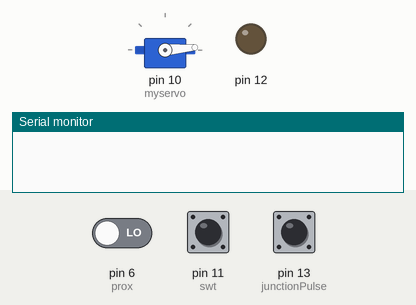
Simulated run of this sketch. Board: Arduino Uno, built with avr-gcc and run on an emulated ATmega328P. On the bench: servo, output pins drawn as LEDs (lit = HIGH), the last lines printed to the serial monitor. The test bench sets the inputs (shaded band); at power-on: pin 6 (prox) LOW, pin 11 (swt) HIGH, pin 13 (junctionPulse) LOW.

Above: at 0.1 s.
At 0.7 s:
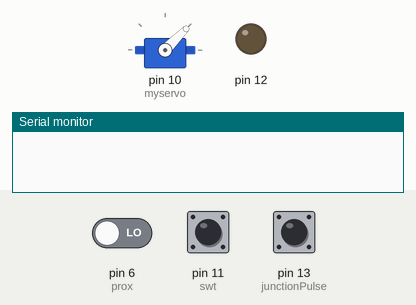
At 1.4 s:
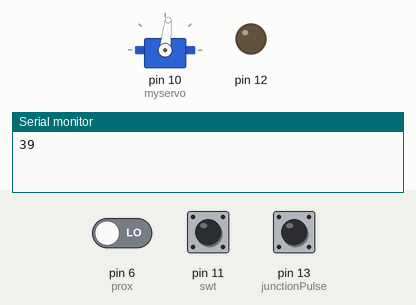
Timing chart, 0 to 2.9 s (numbered marks = the images above):
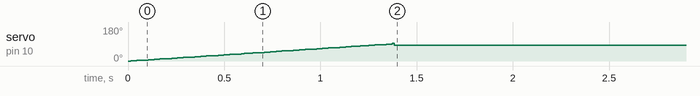

The sketch:

sensor_river.ino
```cpp
#include <PID_v1.h>
#include <Servo.h>
#define PIN_INPUT 0
#define PIN_OUTPUT 3

double Setpoint, Input, Output;
Servo myservo;
int pos = 0;
double Kp = 1, Ki = 0, Kd = 0;
PID myPID(&Input, &Output, &Setpoint, Kp, Ki, Kd, DIRECT);
char a;
double b = 0;
int c = 0;
int last_pos = 90;
int sensor = A0;
int prox = 6;
int swt = 11;
bool stat;
const int junctionPulse = 13;

void setup()
{
  //initialize the variables we're linked to
  pinMode(10, OUTPUT);
  Serial.begin(9600);
  myservo.attach(10);  // attaches the servo on pin 9 to the servo object
  pinMode(sensor, INPUT);
  pinMode(prox, INPUT);
  pinMode(swt, INPUT);
  pinMode(12, OUTPUT);
  pinMode(junctionPulse, INPUT);

  Input = 35;
  Setpoint = 35;

  //turn the PID on
  myPID.SetMode(AUTOMATIC);
  myPID.SetOutputLimits(-50, 50);
  for (int i = 0; i <= 90; i++)
  {
    last_pos = i;
    myservo.write(i);
    // Serial.println(i);
    delay(15);
  }
}

int angle, temp;
void loop()
{
  int s = digitalRead(swt);
/*  Serial.print("switch:");
  Serial.println(s);
  int p = digitalRead(prox);
  Serial.print("prox:");
  Serial.println(p);
*/
  int temp = analogRead(sensor);
  temp = map(temp, 0, 1023, 0, 255);

  temp = ((temp * 0.02) / 4.5) * 70;
  //  while (Serial.available() > 0) {
  Serial.println(temp);
  if (temp > 66) {
    if (angle > 90) {
      temp = 65;
    }
    else if (angle < 90) {
      temp = 0;
    }
  }
  Input = ceil (temp);
  myPID.Compute();

  angle = 90 - Output;
  myservo.write(angle);
  delay(10);
  //  }
  stat = digitalRead(junctionPulse);
if (stat == HIGH && s == 0) {
//    Serial.println("Junction Turn");
    angle = 135;
    myservo.write(angle);
    delay(1000);
    myservo.write(84);
  }
//***************************river****************************
  int set1 = 0;
  while (s == 1)
  {// Serial.println("In Loop");
    int p = digitalRead(prox);
    myservo.write(84);
    while (p == 1 && set1 == 0)
    { p = digitalRead(prox);
      if (p == 0)
      { set1 = 1;
        break;
      }
    }
    while (p == 1 && set1 == 1)
    { p = digitalRead(prox);
      if (p == 0)
      { set1 = 2;
        break;
      }
    }
    if (set1==2)
    {
      for (int i = 83; i >= 70; i--) {
        myservo.write(i);                    // sets the servo position according to the scaled value
        delay(15);                           // waits for the servo to get there
      }
      delay(95);
      myservo.write(84);
    //delay(10);
    break;
      }
  }
//******************************************************
}
```

Measured:
- by itself, servo on pin 10 (myservo): rises from 0° to 94° in 1.4 s, then falls to 84° in 0.01 s
